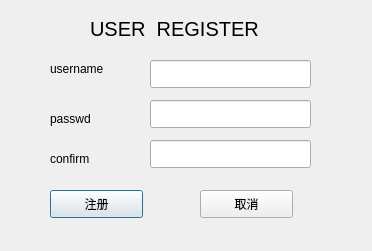
<?xml version="1.0" encoding="UTF-8"?>
<ui version="4.0">
 <class>user_register</class>
 <widget class="QDialog" name="user_register">
  <property name="geometry">
   <rect>
    <x>0</x>
    <y>0</y>
    <width>372</width>
    <height>251</height>
   </rect>
  </property>
  <property name="windowTitle">
   <string>Dialog</string>
  </property>
  <widget class="QLabel" name="label">
   <property name="geometry">
    <rect>
     <x>90</x>
     <y>20</y>
     <width>201</width>
     <height>18</height>
    </rect>
   </property>
   <property name="font">
    <font>
     <pointsize>15</pointsize>
    </font>
   </property>
   <property name="text">
    <string>USER_REGISTER</string>
   </property>
  </widget>
  <widget class="QLabel" name="label_2">
   <property name="geometry">
    <rect>
     <x>50</x>
     <y>60</y>
     <width>64</width>
     <height>18</height>
    </rect>
   </property>
   <property name="text">
    <string>username</string>
   </property>
  </widget>
  <widget class="QLabel" name="label_3">
   <property name="geometry">
    <rect>
     <x>50</x>
     <y>110</y>
     <width>61</width>
     <height>18</height>
    </rect>
   </property>
   <property name="text">
    <string>passwd</string>
   </property>
  </widget>
  <widget class="QLabel" name="label_4">
   <property name="geometry">
    <rect>
     <x>50</x>
     <y>150</y>
     <width>64</width>
     <height>18</height>
    </rect>
   </property>
   <property name="text">
    <string>confirm</string>
   </property>
  </widget>
  <widget class="QLineEdit" name="line_user">
   <property name="geometry">
    <rect>
     <x>150</x>
     <y>60</y>
     <width>161</width>
     <height>28</height>
    </rect>
   </property>
  </widget>
  <widget class="QLineEdit" name="line_pwd">
   <property name="geometry">
    <rect>
     <x>150</x>
     <y>100</y>
     <width>161</width>
     <height>28</height>
    </rect>
   </property>
  </widget>
  <widget class="QLineEdit" name="line_pwdcfm">
   <property name="geometry">
    <rect>
     <x>150</x>
     <y>140</y>
     <width>161</width>
     <height>28</height>
    </rect>
   </property>
  </widget>
  <widget class="QPushButton" name="u_register">
   <property name="geometry">
    <rect>
     <x>50</x>
     <y>190</y>
     <width>93</width>
     <height>28</height>
    </rect>
   </property>
   <property name="text">
    <string>注册</string>
   </property>
  </widget>
  <widget class="QPushButton" name="r_cancel">
   <property name="geometry">
    <rect>
     <x>200</x>
     <y>190</y>
     <width>93</width>
     <height>28</height>
    </rect>
   </property>
   <property name="text">
    <string>取消</string>
   </property>
  </widget>
  <zorder>r_cancel</zorder>
  <zorder>label</zorder>
  <zorder>label_2</zorder>
  <zorder>label_3</zorder>
  <zorder>label_4</zorder>
  <zorder>line_user</zorder>
  <zorder>line_pwd</zorder>
  <zorder>line_pwdcfm</zorder>
  <zorder>u_register</zorder>
 </widget>
 <resources/>
 <connections/>
</ui>
